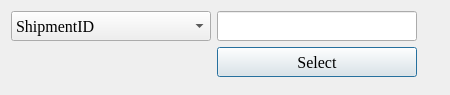
<?xml version="1.0" encoding="UTF-8"?>
<ui version="4.0">
 <class>SelectWindow</class>
 <widget class="QDialog" name="SelectWindow">
  <property name="geometry">
   <rect>
    <x>0</x>
    <y>0</y>
    <width>450</width>
    <height>95</height>
   </rect>
  </property>
  <property name="minimumSize">
   <size>
    <width>450</width>
    <height>90</height>
   </size>
  </property>
  <property name="maximumSize">
   <size>
    <width>450</width>
    <height>95</height>
   </size>
  </property>
  <property name="windowTitle">
   <string>Select criteria</string>
  </property>
  <layout class="QFormLayout" name="formLayout">
   <item row="0" column="0">
    <layout class="QVBoxLayout" name="verticalLayout">
     <item>
      <layout class="QHBoxLayout" name="horizontalLayout">
       <item>
        <widget class="QComboBox" name="selectColumn">
         <property name="minimumSize">
          <size>
           <width>200</width>
           <height>30</height>
          </size>
         </property>
         <property name="maximumSize">
          <size>
           <width>200</width>
           <height>30</height>
          </size>
         </property>
         <property name="font">
          <font>
           <family>Times New Roman</family>
           <pointsize>12</pointsize>
          </font>
         </property>
         <item>
          <property name="text">
           <string>ShipmentID</string>
          </property>
         </item>
         <item>
          <property name="text">
           <string>SenderID</string>
          </property>
         </item>
         <item>
          <property name="text">
           <string>ReceiverID</string>
          </property>
         </item>
         <item>
          <property name="text">
           <string>OfficeSenderID</string>
          </property>
         </item>
         <item>
          <property name="text">
           <string>OfficeReceiverID</string>
          </property>
         </item>
         <item>
          <property name="text">
           <string>Status</string>
          </property>
         </item>
         <item>
          <property name="text">
           <string>DeliveryID</string>
          </property>
         </item>
         <item>
          <property name="text">
           <string>LabelID</string>
          </property>
         </item>
         <item>
          <property name="text">
           <string>CreationDate</string>
          </property>
         </item>
         <item>
          <property name="text">
           <string>ShippedDate</string>
          </property>
         </item>
         <item>
          <property name="text">
           <string>ArrivalDate</string>
          </property>
         </item>
         <item>
          <property name="text">
           <string>ReceivedDate</string>
          </property>
         </item>
        </widget>
       </item>
       <item>
        <widget class="QLineEdit" name="selectValue">
         <property name="minimumSize">
          <size>
           <width>200</width>
           <height>30</height>
          </size>
         </property>
         <property name="maximumSize">
          <size>
           <width>200</width>
           <height>30</height>
          </size>
         </property>
        </widget>
       </item>
      </layout>
     </item>
     <item>
      <layout class="QHBoxLayout" name="horizontalLayout_2">
       <item>
        <spacer name="horizontalSpacer">
         <property name="orientation">
          <enum>Qt::Horizontal</enum>
         </property>
         <property name="sizeHint" stdset="0">
          <size>
           <width>40</width>
           <height>20</height>
          </size>
         </property>
        </spacer>
       </item>
       <item>
        <widget class="QPushButton" name="buttonSelect">
         <property name="minimumSize">
          <size>
           <width>200</width>
           <height>30</height>
          </size>
         </property>
         <property name="maximumSize">
          <size>
           <width>200</width>
           <height>30</height>
          </size>
         </property>
         <property name="font">
          <font>
           <family>Times New Roman</family>
           <pointsize>12</pointsize>
          </font>
         </property>
         <property name="text">
          <string>Select</string>
         </property>
        </widget>
       </item>
      </layout>
     </item>
    </layout>
   </item>
  </layout>
 </widget>
 <resources/>
 <connections/>
</ui>
